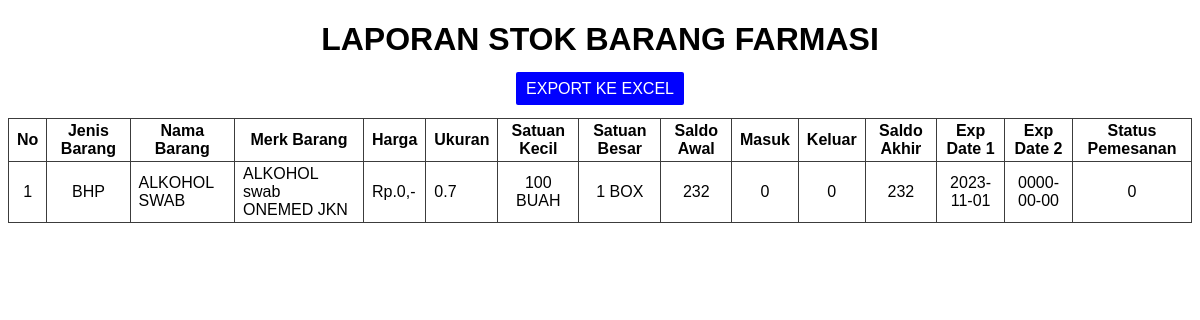
The app's page /admin/lap_barang_per_nama_jenis.php?cari=ALKOHOL SWAB, older data.
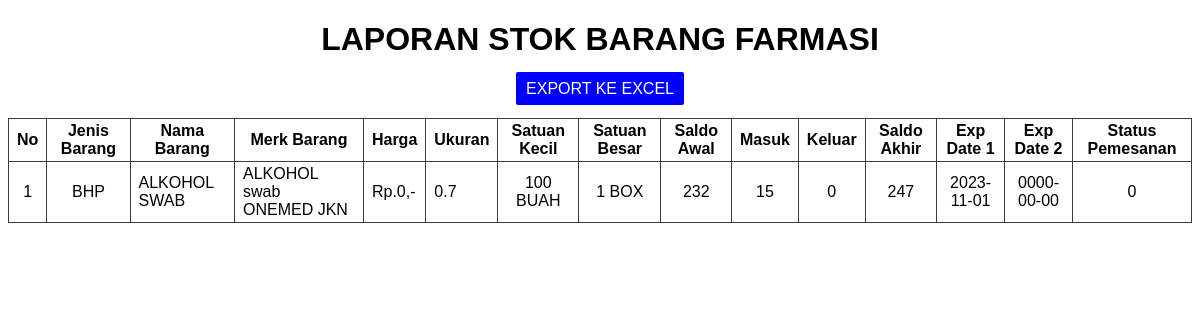
The same page, newer data.
### tables this page shows
CREATE TABLE `barang` (
  `id` int(11) NOT NULL AUTO_INCREMENT,
  `jenis` text NOT NULL,
  `nama` varchar(255) NOT NULL,
  `merk` varchar(255) NOT NULL,
  `harga` int(11) NOT NULL,
  `ukuran` text NOT NULL,
  `kecil` text NOT NULL,
  `besar` text NOT NULL,
  `awal` int(11) NOT NULL,
  `masuk` int(11) NOT NULL,
  `keluar` int(11) NOT NULL,
  `akhir` int(11) NOT NULL,
  `exp1` date NOT NULL,
  `exp2` date NOT NULL,
  `status` text NOT NULL,
  PRIMARY KEY (`id`,`nama`) USING BTREE
);

### admin/lap_barang_per_nama_jenis.php (the view, shortened to what this page needs)
<!DOCTYPE html>
<html>
<head>
</head>
<body>
	<center>
		<h1>LAPORAN STOK BARANG FARMASI<br/></h1>
	</center>
	<center>
		<?php
	if(isset($_GET['cari'])){
		$cari=mysql_real_escape_string($_GET['cari']);
		$brg=mysql_query("select * from barang where nama like '$cari' or jenis like '$cari'");
		?>
		<a target="_blank" href="lap_barang_per_nama_jenis_cetak.php?cari=<?= $cari; ?>">EXPORT KE EXCEL</a>
	</center>
	<table border="1" align="center">
		<tr>
			<th>No</th>
			<th>Jenis Barang</th>
			<th>Nama Barang</th>
			<th>Merk Barang</th>
			<th>Harga</th>
			<th>Ukuran</th>
			<th>Satuan Kecil</th>
			<th>Satuan Besar</th>
			<th>Saldo Awal</th>
			<th>Masuk</th>
			<th>Keluar</th>
			<th>Saldo Akhir</th>
			<th>Exp Date 1</th>
			<th>Exp Date 2</th>
			<th>Status Pemesanan</th>
		</tr>
		<?php
	if(isset($_GET['cari'])){
		$cari=mysql_real_escape_string($_GET['cari']);
		$brg=mysql_query("select * from barang where nama like '$cari' or jenis like '$cari'");
		?>
		<?php
	}else{
$cari=mysql_real_escape_string($_GET['cari']);
		$brg=mysql_query("select * from barang where nama like '$cari' or jenis like '$cari'");
	}
	$no=1;
	while($b=mysql_fetch_array($brg)){
		?>
		<tr>
			<td align="center"><?php echo $no++ ?></td>
			<td align="center"><?php echo $b['jenis']; ?></td>
			<td ><?php echo $b['nama']; ?></td>
			<td ><?php echo $b['merk']; ?></td>
			<td>Rp.<?php echo number_format($b['harga']) ?>,-</td>
			<td><?php echo $b['ukuran']; ?></td>
			<td align="center"><?php echo $b['kecil']; ?></td>
			<td align="center"><?php echo $b['besar']; ?></td>
			<td align="center"><?php echo $b['awal']; ?></td>
			<td align="center"><?php echo $b['masuk']; ?></td>
			<td align="center"><?php echo $b['keluar']; ?></td>
			<td align="center"><?php echo $b['akhir']; ?></td>
			<td align="center"><?php echo $b['exp1']; ?></td>
			<td align="center"><?php echo $b['exp2']; ?></td>
			<td align="center"><?php echo $b['status']; ?></td>
		</tr>
		<?php
		}
	}
		?>
	</table>
</body>
</html>

### admin/lap_barang_per_nama_jenis.php (style rules this page uses)
body { font-family: sans-serif; }
table { margin: 20px auto; border-collapse: collapse; }
table th, table td { border: 1px solid #3c3c3c; padding: 3px 8px; }
a { background: blue; color: #fff; padding: 8px 10px; text-decoration: none; border-radius: 2px; }

Row changes from the older to the newer data that the page shows:
changed barang "BHP": masuk "0" → "15"; akhir "232" → "247"
